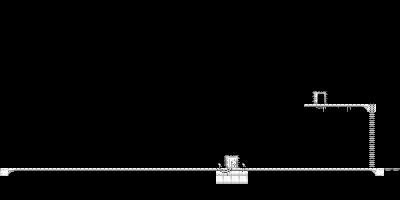

A 2D game scene composited from a Tiled map and its tileset images. What follows is a short description and the map's XML, with each tile layer's data collapsed to a summary:
An orthogonal 50x25 tile map with 8x8 px tiles, 3 tile layers (background, graphic1, graphic2).

<map version="1.2" tiledversion="1.2.4" orientation="orthogonal" renderorder="right-down" width="50" height="25" tilewidth="8" tileheight="8" infinite="0" nextlayerid="4" nextobjectid="1">
 <tileset firstgid="1" name="platformer" tilewidth="8" tileheight="8" tilecount="64" columns="8">
  <image source="tilemaptextures/platformer.png" width="64" height="64" />
 </tileset>
 <layer id="1" name="background" width="50" height="25">
  <data>[1250 cells, 1250 non-empty, 3 distinct tile ids]</data>
 </layer>
 <layer id="2" name="graphic1" width="50" height="25">
  <data>[1250 cells, 57 non-empty, 12 distinct tile ids]</data>
 </layer>
 <layer id="3" name="graphic2" width="50" height="25">
  <data>[1250 cells, 28 non-empty, 15 distinct tile ids]</data>
 </layer>
</map>